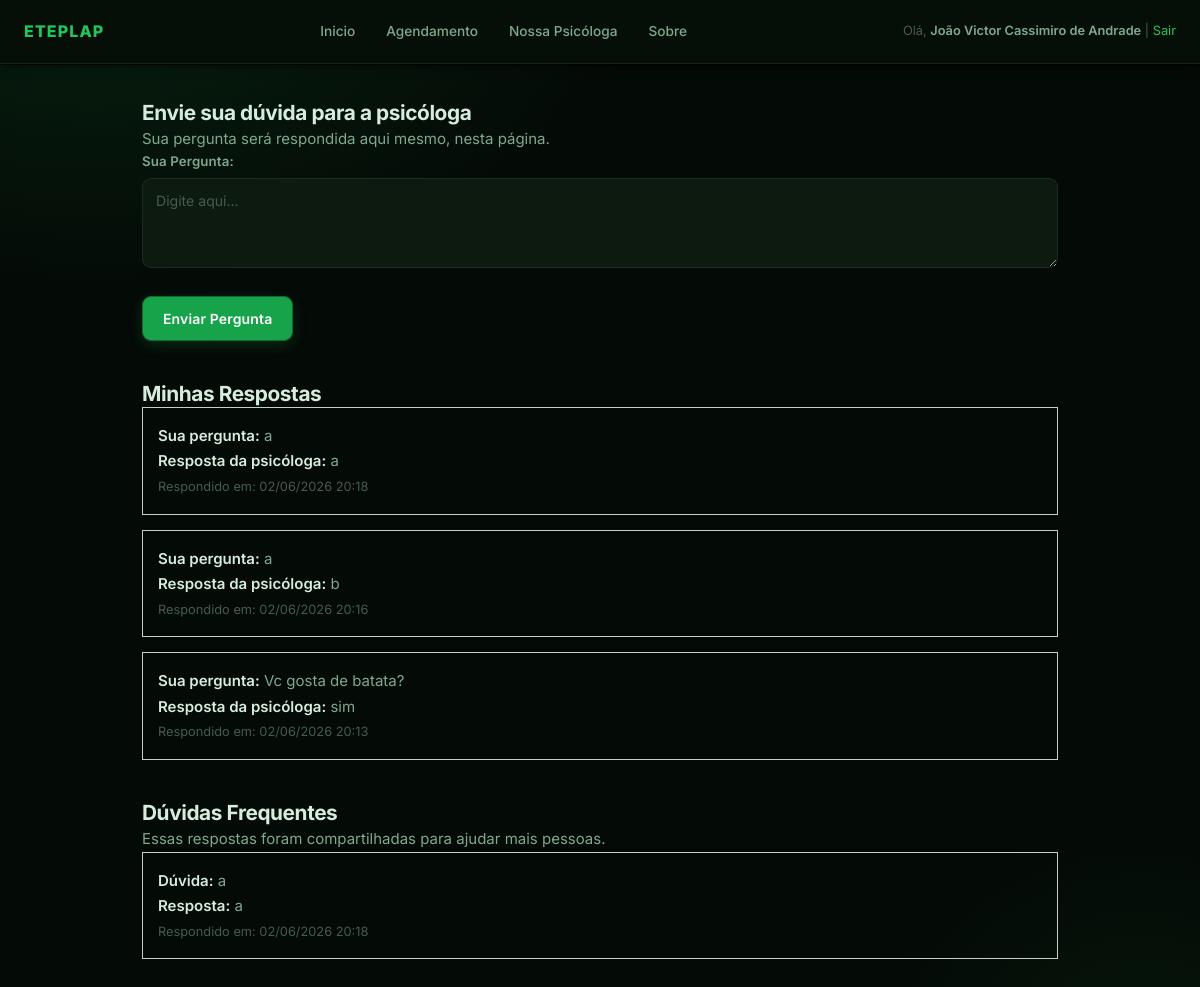
Screenshot of /perguntas.php (signed in) with the database file from the repository.
### tables this page shows
CREATE TABLE `chamados_ajuda` (
  `id` int(11) NOT NULL,
  `email` varchar(255) NOT NULL,
  `pergunta` text NOT NULL,
  `resposta` text DEFAULT NULL,
  `publica` tinyint(1) DEFAULT 0,
  `status` enum('pendente','respondido') DEFAULT 'pendente',
  `data_envio` datetime DEFAULT current_timestamp(),
  `data_resposta` datetime DEFAULT NULL
);

### perguntas.php (the view, shortened to what this page needs)
<?php
require_once 'conexao.php';
$email_logado = $_SESSION['usuario_email'];
$nome_logado  = $_SESSION['usuario_nome'];
$stmt = $pdo->prepare("
    SELECT pergunta, resposta, publica, data_resposta
    FROM chamados_ajuda
    WHERE email = :email AND status = 'respondido'
    ORDER BY data_resposta DESC
");
$stmt->execute([':email' => $email_logado]);
$minhas_respostas = $stmt->fetchAll(PDO::FETCH_ASSOC);
$stmt_pub = $pdo->query("
    SELECT pergunta, resposta, data_resposta
    FROM chamados_ajuda
    WHERE publica = 1 AND status = 'respondido'
    ORDER BY data_resposta DESC
");
$respostas_publicas = $stmt_pub->fetchAll(PDO::FETCH_ASSOC);
?>
<!DOCTYPE html>
<html lang="pt-br">
<head>
    <link rel="stylesheet" href="style.css" />
</head>
<body>
<header>
    <h1>ETEPLAP</h1>
    <nav>
        <a href="inicio.php">Inicio</a>
        <a href="agendamento.php">Agendamento</a>
        <a href="psicologa.php">Nossa Psicóloga</a>
        <a href="sobre.php">Sobre</a>
    </nav>
    <p>Olá, <strong><?= htmlspecialchars($nome_logado) ?></strong> |
       <a href="logout.php">Sair</a></p>
</header>
<main class="container">
    <h2>Envie sua dúvida para a psicóloga</h2>
    <p>Sua pergunta será respondida aqui mesmo, nesta página.</p>
    <form action="processar-pergunta.php" method="POST">
        <label for="pergunta">Sua Pergunta:</label><br>
        <textarea id="pergunta" name="pergunta" required
                  placeholder="Digite aqui..."></textarea><br><br>
        <button type="submit">Enviar Pergunta</button>
    </form>
    <?php if (count($minhas_respostas) > 0): ?>
        <div style="margin-top:40px;">
            <h2>Minhas Respostas</h2>
            <?php foreach ($minhas_respostas as $r): ?>
                <div style="border:1px solid #ccc; padding:15px; margin-bottom:15px;">
                    <p><strong>Sua pergunta:</strong> <?= htmlspecialchars($r['pergunta']) ?></p>
                    <p><strong>Resposta da psicóloga:</strong> <?= nl2br(htmlspecialchars($r['resposta'])) ?></p>
                    <small>Respondido em: <?= date('d/m/Y H:i', strtotime($r['data_resposta'])) ?></small>
                </div>
            <?php endforeach; ?>
        </div>
    <?php endif; ?>
    <?php if (count($respostas_publicas) > 0): ?>
        <div style="margin-top:40px;">
            <h2>Dúvidas Frequentes</h2>
            <p>Essas respostas foram compartilhadas para ajudar mais pessoas.</p>
            <?php foreach ($respostas_publicas as $r): ?>
                <div style="border:1px solid #ccc; padding:15px; margin-bottom:15px;">
                    <p><strong>Dúvida:</strong> <?= htmlspecialchars($r['pergunta']) ?></p>
                    <p><strong>Resposta:</strong> <?= nl2br(htmlspecialchars($r['resposta'])) ?></p>
                    <small>Respondido em: <?= date('d/m/Y H:i', strtotime($r['data_resposta'])) ?></small>
                </div>
            <?php endforeach; ?>
        </div>
    <?php endif; ?>
</main>
</body>
</html>

### style.css (style rules this page uses)
:root { --bg: #040a06; --surface: #081009; --surface-2: #0d1a10; --chrome: #060e08; --text: #d6edd e; --soft: #7fa98e; --xsoft: #445c4d; --green-300: #4ade80; --green-400: #22c55e; --green-500: #16a34a; --green-600: #15803d; --green-700: #166534; --blue-500: #3b82f6; --blue-600: #2563eb; --red-400: #f87171; --red-500: #ef4444; --red-600: #dc2626; --amber-400: #fbbf24; --amber-bg: rgba(251,191,36,.08); --amber-bdr: rgba(251,191,36,.22); --border: rgba(180,220,195,.09); --bdr-hover: rgba(180,220,195,.18); --sh-sm: 0 2px 8px rgba(0,0,0,.50); --sh-md: 0 6px 20px rgba(0,0,0,.60); --r: 14px; --r-sm: 9px; --max: 960px; --focus: 0 0 0 3px rgba(22,163,74,.32); }
*, *::before, *::after { box-sizing: border-box; margin: 0; padding: 0; }
html { scroll-behavior: smooth; }
body { font-family: 'Inter', system-ui, -apple-system, Segoe UI, sans-serif; font-size: 15px; line-height: 1.65; color: #d6edde; background: var(--bg); background-image: radial-gradient(ellipse 900px 500px at 8% 0%, rgba(22,163,74,.13), transparent 60%), radial-gradient(ellipse 500px 400px at 95% 100%, rgba(22,163,74,.07), transparent 55%); background-attachment: fixed; -webkit-font-smoothing: antialiased; }
h1,h2,h3,h4 { font-weight: 700; line-height: 1.25; color: #d6edde; letter-spacing: -.02em; }
h1 { font-size: 1.8rem; }
h2 { font-size: 1.3rem; }
p { color: var(--soft); line-height: 1.7; }
small { font-size: .8rem; color: var(--xsoft); }
strong { color: #d6edde; font-weight: 600; }
a { color: var(--green-400); text-decoration: none; transition: color .15s; }
.container, main.container { max-width: var(--max); margin: 0 auto; padding: 36px 22px 70px; }
header { position: sticky; top: 0; z-index: 100; background: var(--chrome); backdrop-filter: blur(20px); -webkit-backdrop-filter: blur(20px); border-bottom: 1px solid var(--border); box-shadow: 0 1px 0 rgba(0,0,0,.6), var(--sh-sm); display: flex; flex-wrap: wrap; align-items: center; justify-content: space-between; gap: 10px; padding: 13px 24px; }
header h1 { font-size: 1rem; font-weight: 800; letter-spacing: .07em; text-transform: uppercase; color: var(--green-400); margin: 0; }
header p { font-size: .8rem; color: var(--xsoft); margin: 0; }
header p strong { color: var(--soft); }
header p a { font-size: .8rem; color: var(--green-400); }
nav { display: flex; flex-wrap: wrap; gap: 3px; align-items: center; }
nav a { padding: 6px 13px; border-radius: 999px; border: 1px solid transparent; color: var(--soft); font-size: .855rem; font-weight: 500; transition: color .18s, background .18s, border-color .18s, transform .1s; }
label { display: block; font-size: .83rem; font-weight: 600; color: var(--soft); margin-bottom: 5px; letter-spacing: .01em; }
input[type="text"], input[type="email"], input[type="password"], input[type="date"], select, textarea { width: 100%; padding: 10px 13px; border-radius: var(--r-sm); border: 1px solid var(--border); background: var(--surface-2); color: #d6edde; font: inherit; font-size: .88rem; outline: none; transition: border-color .18s, box-shadow .18s; -webkit-appearance: none; appearance: none; margin-bottom: 16px; }
input::placeholder, textarea::placeholder { color: var(--xsoft); }
textarea { resize: vertical; min-height: 90px; margin-bottom: 16px; }
button, .btn { font: inherit; font-size: .875rem; font-weight: 600; border: 1px solid transparent; border-radius: var(--r-sm); cursor: pointer; padding: 10px 20px; transition: background .15s, box-shadow .15s, transform .08s; display: inline-flex; align-items: center; gap: 6px; letter-spacing: .01em; }
button[type="submit"] { background: var(--green-500); color: #fff; border-color: var(--green-700); box-shadow: 0 4px 14px rgba(22,163,74,.22); margin-top: 4px; }

### rows the page displays
chamados_ajuda: pergunta "a", resposta "a", data_resposta "02/06/2026 20:18"
chamados_ajuda: pergunta "a", resposta "b", data_resposta "02/06/2026 20:16"
chamados_ajuda: pergunta "Vc gosta de batata?", resposta "sim", data_resposta "02/06/2026 20:13"

### other values shown
$nome_logado "João Victor Cassimiro de Andrade"
